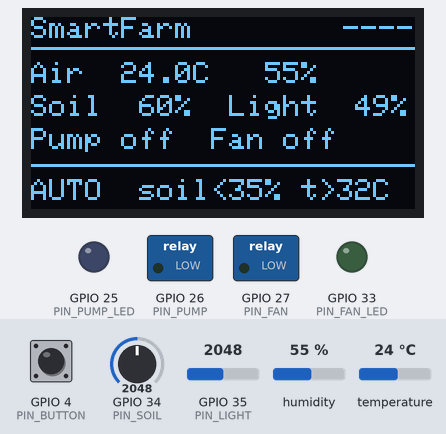
The sketch below on a simulated ESP32. Shown: 128×64 one-colour display, switched loads named in the sketch (green lamp = pin HIGH), output pins drawn as LEDs (lit = HIGH). The test bench sets the inputs (shaded band); at power-on: temperature 24 °C, GPIO 34 (PIN_SOIL) = 2048, GPIO 4 (PIN_BUTTON) HIGH, GPIO 35 (PIN_LIGHT) = 2048, humidity 55 % (analog values on the 0–4095 scale). WiFi joins after 1.5 s; servers stay silent unless stated; the local clock reads 2024-03-15 10:24:30 at power-on unless the sketch sets it; EEPROM starts erased; no MQTT or app messages arrive unless stated; what the sketch prints to the serial monitor is not drawn.

Above: at 1.2 s.
1.3 s: temperature set to 31.3 °C
At 2.4 s:
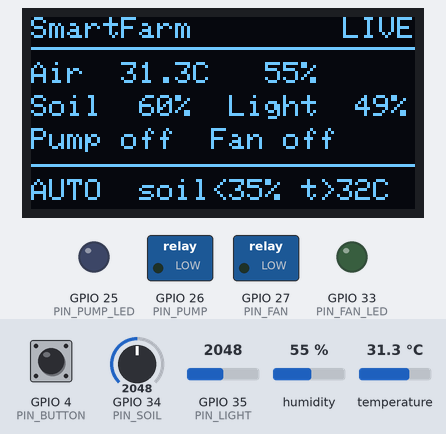
3.5 s: temperature set to 32.5 °C
At 5.2 s:
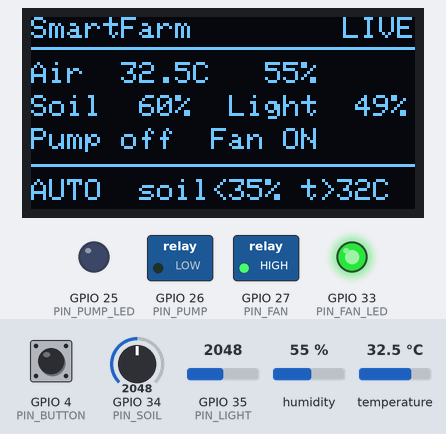
5.5 s: GPIO 34 (PIN_SOIL) set to 2466
At 7.0 s:
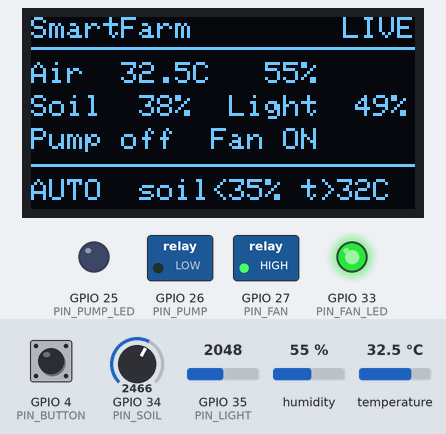
7.6 s: GPIO 34 (PIN_SOIL) set to 2588
At 8.8 s:
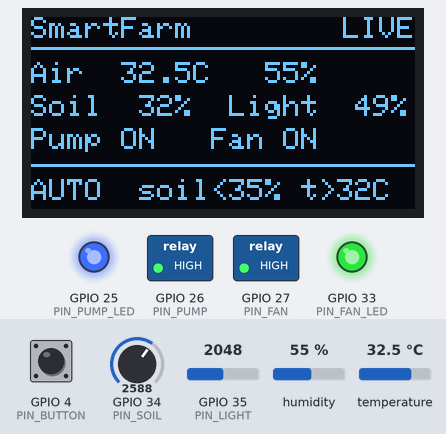
9.6 s: GPIO 4 (PIN_BUTTON) pulled LOW for 0.15 s
At 10.7 s:
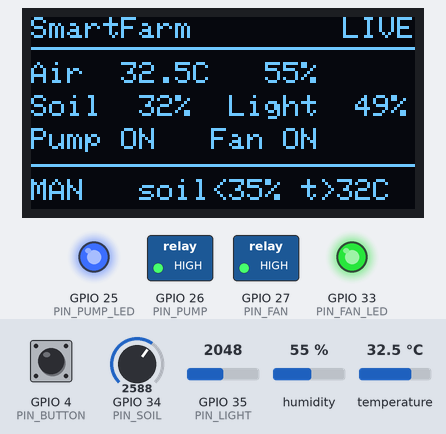
11.2 s: GPIO 35 (PIN_LIGHT) set to 2866
At 13.3 s:
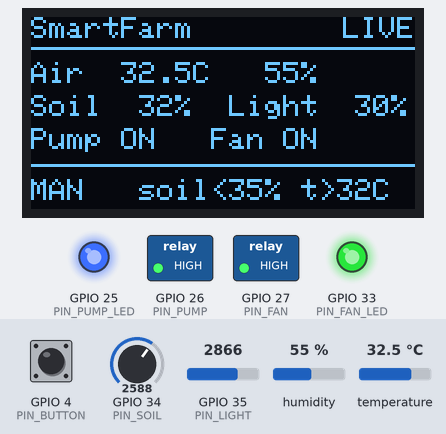
Timing chart, 0 to 14.6 s (numbered marks = the images above; inputs shaded):
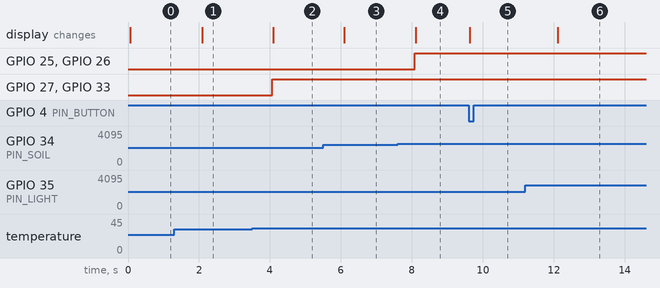

Measured:
- the behaviour switches between 32 and 32.1 °C on temperature (found by bisection; images 1 and 2)
- the behaviour switches between 2535 and 2536 on GPIO 34 (PIN_SOIL) (found by bisection; images 3 and 4)
- after the input at 1.3 s, the display: changes after 0.79 s (image 1)
- after the input at 3.5 s, GPIO 27 (PIN_FAN), GPIO 33 (PIN_FAN_LED): LOW → HIGH after 0.57 s; the display: changes after 0.60 s (image 2)
- after the input at 5.5 s, the display: changes after 0.60 s (image 3)
- after the input at 7.6 s, GPIO 25 (PIN_PUMP_LED), GPIO 26 (PIN_PUMP): LOW → HIGH after 0.48 s; the display: changes after 0.51 s (image 4)
- after the input at 9.6 s, the display: changes at once (image 5)
- after the input at 11.2 s, the display: changes after 0.92 s (image 6)

The sketch:

sketch.ino
```cpp
// Generated by tools/wokwi_sketch.py from firmware/smartfarm/. Edit the files there.
// SmartFarm: greenhouse controller on an ESP32.
// Reads air temperature / humidity (DHT22), soil moisture and light, runs the
// pump and fan automatically (or by hand from the dashboard), shows everything
// on a 128x64 OLED and talks to the web dashboard over MQTT with TLS.
//
// MQTT topics (base = smartfarm-th/<DEVICE_ID>):
//   base/state    every 5 s, retained   {"ts":1792325000,"t":28.4,"h":61,"soil":42,"light":70,"pump":false,"fan":true,...}
//   base/status   retained, LWT         "online" / "offline"
//   base/history  every minute, retained [[ts,t,h,soil,light,pumpPct], ...] last 60 minutes
//   base/config   retained              {"mode":"auto","soilMin":35,"tempMax":32}
//   base/cmd      dashboard -> device   {"mode":"manual"} {"pump":true} {"fan":false} {"soilMin":40} {"tempMax":30}

#include <WiFi.h>
#include <WiFiClientSecure.h>
#include <PubSubClient.h>
#include <ArduinoJson.h>
#include <DHTesp.h>
#include <Preferences.h>
#include <Wire.h>
#include <Adafruit_GFX.h>
#include <Adafruit_SSD1306.h>
#include <time.h>

// ----- config.h -----
// Settings to change for a real installation. The defaults run as-is in the
// Wokwi simulator (Wokwi-GUEST is the simulator's open Wi-Fi with internet).

// Wi-Fi
#define WIFI_SSID "Wokwi-GUEST"
#define WIFI_PASS ""
#define WIFI_CHANNEL 6  // Wokwi-GUEST is on channel 6; use 0 (scan all) on real hardware

// MQTT broker. broker.emqx.io is a free public broker: fine for a demo, but
// anyone can read or publish on it. Use a private broker with a user and
// password (EMQX Cloud, HiveMQ Cloud, Mosquitto) for a real farm.
#define MQTT_HOST "broker.emqx.io"
#define MQTT_PORT 8883  // MQTT over TLS
#define MQTT_USER ""
#define MQTT_PASS ""

// Topics are smartfarm-th/<DEVICE_ID>/{state,status,history,config,cmd}.
#define DEVICE_ID "demo-01"

// Pins (ESP32 DevKit)
#define PIN_DHT 15
#define PIN_SOIL 34    // ADC1, capacitive soil moisture sensor (a slider in Wokwi)
#define PIN_LIGHT 35   // ADC1, LDR module analog out
#define PIN_PUMP 26    // relay for the water pump
#define PIN_FAN 27     // relay for the fan
#define PIN_PUMP_LED 25
#define PIN_FAN_LED 33
#define PIN_BUTTON 4   // auto / manual, to GND
#define RELAY_ACTIVE_LOW false  // most blue relay boards switch on LOW: set true for those

// Sensor calibration: raw ADC values at 0 % and 100 %.
// Measure your soil sensor in dry air and in a glass of water and put the numbers here.
#define SOIL_RAW_DRY 3200
#define SOIL_RAW_WET 1300
#define LIGHT_RAW_DARK 4095
#define LIGHT_RAW_BRIGHT 0

// Timing
#define SENSOR_PERIOD_MS 2000     // DHT22 needs at least 2 s between reads
#define PUBLISH_PERIOD_MS 5000
#define HISTORY_PERIOD_MS 60000   // one averaged point per minute, last 60 kept
// ----- end config.h -----
// ----- certs.h -----
// Root CA for broker.emqx.io (chain: *.emqx.io -> RapidSSL TLS RSA CA G1 -> DigiCert Global Root G2).
// Source: https://cacerts.digicert.com/DigiCertGlobalRootG2.crt.pem (valid until 2038-01-15).
// SHA-256 fingerprint CB:3C:CB:B7:60:31:E5:E0:13:8F:8D:D3:9A:23:F9:DE:47:FF:C3:5E:43:C1:14:4C:EA:27:D4:6A:5A:B1:CB:5F

static const char kRootCA[] = R"PEM(
-----BEGIN CERTIFICATE-----
MIIDjjCCAnagAwIBAgIQAzrx5qcRqaC7KGSxHQn65TANBgkqhkiG9w0BAQsFADBh
MQswCQYDVQQGEwJVUzEVMBMGA1UEChMMRGlnaUNlcnQgSW5jMRkwFwYDVQQLExB3
d3cuZGlnaWNlcnQuY29tMSAwHgYDVQQDExdEaWdpQ2VydCBHbG9iYWwgUm9vdCBH
MjAeFw0xMzA4MDExMjAwMDBaFw0zODAxMTUxMjAwMDBaMGExCzAJBgNVBAYTAlVT
MRUwEwYDVQQKEwxEaWdpQ2VydCBJbmMxGTAXBgNVBAsTEHd3dy5kaWdpY2VydC5j
b20xIDAeBgNVBAMTF0RpZ2lDZXJ0IEdsb2JhbCBSb290IEcyMIIBIjANBgkqhkiG
9w0BAQEFAAOCAQ8AMIIBCgKCAQEAuzfNNNx7a8myaJCtSnX/RrohCgiN9RlUyfuI
2/Ou8jqJkTx65qsGGmvPrC3oXgkkRLpimn7Wo6h+4FR1IAWsULecYxpsMNzaHxmx
1x7e/dfgy5SDN67sH0NO3Xss0r0upS/kqbitOtSZpLYl6ZtrAGCSYP9PIUkY92eQ
q2EGnI/yuum06ZIya7XzV+hdG82MHauVBJVJ8zUtluNJbd134/tJS7SsVQepj5Wz
tCO7TG1F8PapspUwtP1MVYwnSlcUfIKdzXOS0xZKBgyMUNGPHgm+F6HmIcr9g+UQ
vIOlCsRnKPZzFBQ9RnbDhxSJITRNrw9FDKZJobq7nMWxM4MphQIDAQABo0IwQDAP
BgNVHRMBAf8EBTADAQH/MA4GA1UdDwEB/wQEAwIBhjAdBgNVHQ4EFgQUTiJUIBiV
5uNu5g/6+rkS7QYXjzkwDQYJKoZIhvcNAQELBQADggEBAGBnKJRvDkhj6zHd6mcY
1Yl9PMWLSn/pvtsrF9+wX3N3KjITOYFnQoQj8kVnNeyIv/iPsGEMNKSuIEyExtv4
NeF22d+mQrvHRAiGfzZ0JFrabA0UWTW98kndth/Jsw1HKj2ZL7tcu7XUIOGZX1NG
Fdtom/DzMNU+MeKNhJ7jitralj41E6Vf8PlwUHBHQRFXGU7Aj64GxJUTFy8bJZ91
8rGOmaFvE7FBcf6IKshPECBV1/MUReXgRPTqh5Uykw7+U0b6LJ3/iyK5S9kJRaTe
pLiaWN0bfVKfjllDiIGknibVb63dDcY3fe0Dkhvld1927jyNxF1WW6LZZm6zNTfl
MrY=
-----END CERTIFICATE-----
)PEM";
// ----- end certs.h -----
// ----- control.h -----
// Pump and fan control for the greenhouse. Plain C++ with no Arduino calls,
// so test/control_test.cpp can run it on a computer.

#include <stdint.h>

namespace smartfarm {

struct Readings {
  float temp = 0;      // °C
  float hum = 0;       // % RH
  int soil = 0;        // % moisture, 0 = dry, 100 = wet
  int light = 0;       // % light
  bool valid = false;  // false when the DHT22 read failed
};

struct Settings {
  int soilMin = 35;       // water when soil moisture falls below this
  float tempMax = 32.0f;  // fan on above this temperature
  bool autoMode = true;
};

struct Outputs {
  bool pump = false;
  bool fan = false;
  bool pumpResting = false;  // pump wanted but held off by the run-time limit
};

// Hysteresis and safety limits.
constexpr int kSoilHysteresis = 10;           // pump stops at soilMin + 10 %
constexpr float kTempHysteresis = 1.5f;       // fan stops at tempMax - 1.5 °C
constexpr uint32_t kPumpMaxRunMs = 60000;     // never pump longer than 1 minute in one go
constexpr uint32_t kPumpRestMs = 30000;       // then let the water soak in for 30 s

inline bool settingsValid(int soilMin, float tempMax) {
  return soilMin >= 10 && soilMin <= 80 && tempMax >= 20 && tempMax <= 45;
}

class Controller {
 public:
  // Auto mode: decide from the readings. Manual mode: keep what the user set.
  // In both modes the pump run-time limit applies, so a stuck sensor or a
  // forgotten manual switch cannot run the pump dry.
  Outputs update(const Readings& r, const Settings& s, uint32_t now) {
    if (s.autoMode) {
      if (r.valid) {
        if (r.temp > s.tempMax) fanWanted_ = true;
        else if (r.temp < s.tempMax - kTempHysteresis) fanWanted_ = false;
      } else {
        fanWanted_ = false;  // no temperature, no fan decision
      }
      if (r.soil < s.soilMin) pumpWanted_ = true;
      else if (r.soil >= s.soilMin + kSoilHysteresis) pumpWanted_ = false;
    }

    Outputs out;
    out.fan = fanWanted_;
    // Elapsed-time checks (now - start) stay correct when millis() wraps.
    if (resting_ && now - restStart_ >= kPumpRestMs) resting_ = false;
    if (pumpWanted_ && !resting_) {
      if (!pumpOn_) pumpSince_ = now;
      pumpOn_ = true;
      if (now - pumpSince_ >= kPumpMaxRunMs) {
        pumpOn_ = false;
        resting_ = true;
        restStart_ = now;
      }
    } else {
      pumpOn_ = false;
    }
    out.pump = pumpOn_;
    out.pumpResting = pumpWanted_ && resting_;
    return out;
  }

  // Manual switches from the dashboard or the button.
  void setManual(bool pump, bool fan) {
    pumpWanted_ = pump;
    fanWanted_ = fan;
  }

  bool pumpWanted() const { return pumpWanted_; }
  bool fanWanted() const { return fanWanted_; }

 private:
  bool pumpWanted_ = false;
  bool fanWanted_ = false;
  bool pumpOn_ = false;
  bool resting_ = false;
  uint32_t pumpSince_ = 0;
  uint32_t restStart_ = 0;
};

// Raw ADC value to percent, for sensors where the reading falls as the value rises
// (capacitive soil sensors read high when dry). Clamped to 0..100.
inline int rawToPercent(int raw, int rawAt0, int rawAt100) {
  if (rawAt0 == rawAt100) return 0;
  long pct = long(raw - rawAt0) * 100 / (rawAt100 - rawAt0);
  return pct < 0 ? 0 : pct > 100 ? 100 : int(pct);
}

}  // namespace smartfarm
// ----- end control.h -----

using smartfarm::Controller;
using smartfarm::Outputs;
using smartfarm::Readings;
using smartfarm::Settings;

static const char* kFirmware = "1.0.0";

static const String kBase = String("smartfarm-th/") + DEVICE_ID;
static const String kTopicState = kBase + "/state";
static const String kTopicStatus = kBase + "/status";
static const String kTopicHistory = kBase + "/history";
static const String kTopicConfig = kBase + "/config";
static const String kTopicCmd = kBase + "/cmd";

WiFiClientSecure tls;
PubSubClient mqtt(tls);
DHTesp dht;
Preferences prefs;
Adafruit_SSD1306 oled(128, 64, &Wire, -1);
bool oledOk = false;

Controller controller;
Settings settings;
Readings readings;
Outputs outputs;

// One averaged point per minute for the dashboard chart.
struct Sample { uint32_t ts; float t, h, soil, light, pump; };
constexpr int kHistory = 60;
Sample history[kHistory];
int historyCount = 0;
Sample acc = {0, 0, 0, 0, 0, 0};
int accN = 0;

uint32_t lastSensor = 0, lastPublish = 0, lastHistory = 0, lastMqttTry = 0, lastWifiTry = 0;
uint32_t mqttRetryMs = 2000;
bool configDirty = true;
bool clockStarted = false;

// Unix time once NTP has answered, 0 before that.
uint32_t nowEpoch() {
  time_t t = time(nullptr);
  return t > 1700000000 ? uint32_t(t) : 0;
}

// ---------- outputs ----------

void writeRelay(int pin, bool on) {
  digitalWrite(pin, (on ^ RELAY_ACTIVE_LOW) ? HIGH : LOW);
}

void applyOutputs() {
  writeRelay(PIN_PUMP, outputs.pump);
  writeRelay(PIN_FAN, outputs.fan);
  digitalWrite(PIN_PUMP_LED, outputs.pump);
  digitalWrite(PIN_FAN_LED, outputs.fan);
}

// ---------- settings (kept in flash across restarts) ----------

void loadSettings() {
  prefs.begin("smartfarm", true);
  int soilMin = prefs.getInt("soilMin", settings.soilMin);
  float tempMax = prefs.getFloat("tempMax", settings.tempMax);
  settings.autoMode = prefs.getBool("auto", settings.autoMode);
  prefs.end();
  if (smartfarm::settingsValid(soilMin, tempMax)) {
    settings.soilMin = soilMin;
    settings.tempMax = tempMax;
  }
}

void saveSettings() {
  prefs.begin("smartfarm", false);
  prefs.putInt("soilMin", settings.soilMin);
  prefs.putFloat("tempMax", settings.tempMax);
  prefs.putBool("auto", settings.autoMode);
  prefs.end();
  configDirty = true;
}

void setAutoMode(bool on) {
  if (settings.autoMode == on) return;
  settings.autoMode = on;
  // Switching to manual keeps whatever is running, so nothing jumps.
  if (!on) controller.setManual(outputs.pump, outputs.fan);
  saveSettings();
  Serial.printf("mode -> %s\n", on ? "auto" : "manual");
}

// ---------- sensors ----------

void readSensors() {
  TempAndHumidity th = dht.getTempAndHumidity();
  readings.valid = dht.getStatus() == DHTesp::ERROR_NONE && !isnan(th.temperature) && !isnan(th.humidity);
  if (readings.valid) {
    readings.temp = th.temperature;
    readings.hum = th.humidity;
  }
  readings.soil = smartfarm::rawToPercent(analogRead(PIN_SOIL), SOIL_RAW_DRY, SOIL_RAW_WET);
  readings.light = smartfarm::rawToPercent(analogRead(PIN_LIGHT), LIGHT_RAW_DARK, LIGHT_RAW_BRIGHT);

  if (readings.valid) {
    acc.t += readings.temp;
    acc.h += readings.hum;
    acc.soil += readings.soil;
    acc.light += readings.light;
    acc.pump += outputs.pump ? 100 : 0;
    accN++;
  }
}

void pushHistory() {
  if (!accN) return;
  Sample s = {nowEpoch(), acc.t / accN, acc.h / accN, acc.soil / accN, acc.light / accN, acc.pump / accN};
  if (historyCount < kHistory) {
    history[historyCount++] = s;
  } else {
    memmove(history, history + 1, sizeof(Sample) * (kHistory - 1));
    history[kHistory - 1] = s;
  }
  acc = {0, 0, 0, 0, 0, 0};
  accN = 0;
}

// ---------- MQTT ----------

void publishJson(const String& topic, JsonDocument& doc, bool retained) {
  String out;
  serializeJson(doc, out);
  if (!mqtt.publish(topic.c_str(), out.c_str(), retained)) Serial.printf("publish failed: %s\n", topic.c_str());
}

void publishState() {
  JsonDocument doc;
  if (nowEpoch()) doc["ts"] = nowEpoch();
  if (readings.valid) {
    doc["t"] = round(readings.temp * 10) / 10.0;
    doc["h"] = round(readings.hum);
  }
  doc["sensorOk"] = readings.valid;
  doc["soil"] = readings.soil;
  doc["light"] = readings.light;
  doc["pump"] = outputs.pump;
  doc["fan"] = outputs.fan;
  doc["pumpResting"] = outputs.pumpResting;
  doc["mode"] = settings.autoMode ? "auto" : "manual";
  doc["rssi"] = WiFi.RSSI();
  doc["uptime"] = millis() / 1000;
  doc["fw"] = kFirmware;
  publishJson(kTopicState, doc, true);
}

void publishConfig() {
  JsonDocument doc;
  doc["mode"] = settings.autoMode ? "auto" : "manual";
  doc["soilMin"] = settings.soilMin;
  doc["tempMax"] = settings.tempMax;
  publishJson(kTopicConfig, doc, true);
  configDirty = false;
}

void publishHistory() {
  JsonDocument doc;
  JsonArray rows = doc.to<JsonArray>();
  for (int i = 0; i < historyCount; i++) {
    JsonArray r = rows.add<JsonArray>();
    r.add(history[i].ts);
    r.add(round(history[i].t * 10) / 10.0);
    r.add(round(history[i].h));
    r.add(round(history[i].soil));
    r.add(round(history[i].light));
    r.add(round(history[i].pump));
  }
  publishJson(kTopicHistory, doc, true);
}

void onCommand(char* topic, byte* payload, unsigned int len) {
  JsonDocument doc;
  if (deserializeJson(doc, payload, len)) {
    Serial.println("bad command json");
    return;
  }
  Serial.printf("cmd %.*s\n", len, (const char*)payload);
  if (doc["mode"].is<const char*>()) setAutoMode(strcmp(doc["mode"], "auto") == 0);
  if (!settings.autoMode && (doc["pump"].is<bool>() || doc["fan"].is<bool>())) {
    bool pump = doc["pump"].is<bool>() ? doc["pump"].as<bool>() : controller.pumpWanted();
    bool fan = doc["fan"].is<bool>() ? doc["fan"].as<bool>() : controller.fanWanted();
    controller.setManual(pump, fan);
  }
  int soilMin = doc["soilMin"] | settings.soilMin;
  float tempMax = doc["tempMax"] | settings.tempMax;
  if ((soilMin != settings.soilMin || tempMax != settings.tempMax) && smartfarm::settingsValid(soilMin, tempMax)) {
    settings.soilMin = soilMin;
    settings.tempMax = tempMax;
    saveSettings();
  }
  configDirty = true;
  // React at once instead of waiting for the next sensor tick.
  outputs = controller.update(readings, settings, millis());
  applyOutputs();
  publishState();
}

void ensureMqtt() {
  if (mqtt.connected() || WiFi.status() != WL_CONNECTED) return;
  if (millis() - lastMqttTry < mqttRetryMs) return;
  lastMqttTry = millis();
  String clientId = String("smartfarm-") + DEVICE_ID + "-" + String((uint32_t)ESP.getEfuseMac(), HEX);
  Serial.printf("MQTT connecting to %s:%d ... ", MQTT_HOST, MQTT_PORT);
  bool ok = strlen(MQTT_USER)
    ? mqtt.connect(clientId.c_str(), MQTT_USER, MQTT_PASS, kTopicStatus.c_str(), 1, true, "offline")
    : mqtt.connect(clientId.c_str(), kTopicStatus.c_str(), 1, true, "offline");
  if (!ok) {
    Serial.printf("failed, state %d\n", mqtt.state());
    mqttRetryMs = min<uint32_t>(mqttRetryMs * 2, 30000);  // back off up to 30 s
    return;
  }
  Serial.println("connected");
  mqttRetryMs = 2000;
  mqtt.publish(kTopicStatus.c_str(), "online", true);
  mqtt.subscribe(kTopicCmd.c_str(), 1);
  publishConfig();
  publishHistory();
}

void ensureWifi() {
  if (WiFi.status() == WL_CONNECTED) {
    if (!clockStarted) {
      clockStarted = true;
      configTzTime("ICT-7", "pool.ntp.org", "time.google.com");  // Thailand, UTC+7
    }
    return;
  }
  if (millis() - lastWifiTry < 20000 && lastWifiTry) return;  // give a slow DHCP time before retrying
  lastWifiTry = millis();
  Serial.printf("WiFi connecting to %s\n", WIFI_SSID);
  WiFi.disconnect();
  WiFi.begin(WIFI_SSID, WIFI_PASS, WIFI_CHANNEL);
}

// ---------- OLED ----------

void drawScreen() {
  if (!oledOk) return;
  oled.clearDisplay();
  oled.setTextColor(SSD1306_WHITE);
  oled.setTextSize(1);
  oled.setCursor(0, 0);
  oled.print("SmartFarm");
  oled.setCursor(104, 0);  // 4 characters, right-aligned on the 128 px line
  oled.print(WiFi.status() == WL_CONNECTED ? (mqtt.connected() ? "LIVE" : "WIFI") : "----");
  oled.drawFastHLine(0, 10, 128, SSD1306_WHITE);

  oled.setCursor(0, 15);
  if (readings.valid) oled.printf("Air  %4.1fC  %3.0f%%", readings.temp, readings.hum);
  else oled.print("Air  sensor error");
  oled.setCursor(0, 26);
  oled.printf("Soil %3d%%  Light %3d%%", readings.soil, readings.light);
  oled.setCursor(0, 37);
  oled.printf("Pump %s  Fan %s", outputs.pump ? "ON " : (outputs.pumpResting ? "REST" : "off"), outputs.fan ? "ON" : "off");
  oled.drawFastHLine(0, 49, 128, SSD1306_WHITE);
  oled.setCursor(0, 54);
  oled.printf("%s  soil<%d%% t>%.0fC", settings.autoMode ? "AUTO" : "MAN ", settings.soilMin, settings.tempMax);
  oled.display();
}

// ---------- button ----------

void checkButton() {
  static bool last = HIGH;
  static uint32_t changed = 0;
  bool now = digitalRead(PIN_BUTTON);
  if (now != last && millis() - changed > 40) {
    changed = millis();
    last = now;
    if (now == LOW) {
      setAutoMode(!settings.autoMode);
      outputs = controller.update(readings, settings, millis());
      applyOutputs();
      drawScreen();
      if (mqtt.connected()) publishState();
    }
  }
}

// ---------- main ----------

void setup() {
  Serial.begin(115200);
  pinMode(PIN_PUMP, OUTPUT);
  pinMode(PIN_FAN, OUTPUT);
  pinMode(PIN_PUMP_LED, OUTPUT);
  pinMode(PIN_FAN_LED, OUTPUT);
  pinMode(PIN_BUTTON, INPUT_PULLUP);
  applyOutputs();  // everything off until the first reading
  analogReadResolution(12);

  loadSettings();
  dht.setup(PIN_DHT, DHTesp::DHT22);
  oledOk = oled.begin(SSD1306_SWITCHCAPVCC, 0x3C);
  if (!oledOk) Serial.println("OLED not found");

  WiFi.mode(WIFI_STA);
  tls.setCACert(kRootCA);
  // Short network timeouts: a broker that does not answer must not stall the
  // control loop (and the pump safety timer) for long.
  tls.setHandshakeTimeout(5);
  mqtt.setSocketTimeout(5);
  mqtt.setServer(MQTT_HOST, MQTT_PORT);
  mqtt.setCallback(onCommand);
  mqtt.setBufferSize(4096);  // the history message is about 2 KB
  mqtt.setKeepAlive(30);
  Serial.printf("SmartFarm %s starting\n", DEVICE_ID);
}

void loop() {
  ensureWifi();
  ensureMqtt();
  mqtt.loop();
  checkButton();

  uint32_t now = millis();
  if (now - lastSensor >= SENSOR_PERIOD_MS || !lastSensor) {
    lastSensor = now;
    readSensors();
    Outputs before = outputs;
    outputs = controller.update(readings, settings, now);
    applyOutputs();
    if (before.pump != outputs.pump || before.fan != outputs.fan) {
      Serial.printf("pump %d fan %d (t=%.1f soil=%d)\n", outputs.pump, outputs.fan, readings.temp, readings.soil);
      if (mqtt.connected()) publishState();
    }
    drawScreen();
  }
  if (mqtt.connected()) {
    if (now - lastPublish >= PUBLISH_PERIOD_MS) {
      lastPublish = now;
      publishState();
    }
    if (configDirty) publishConfig();
    if (now - lastHistory >= HISTORY_PERIOD_MS) {
      lastHistory = now;
      pushHistory();
      publishHistory();
    }
  }
  delay(10);
}
```
